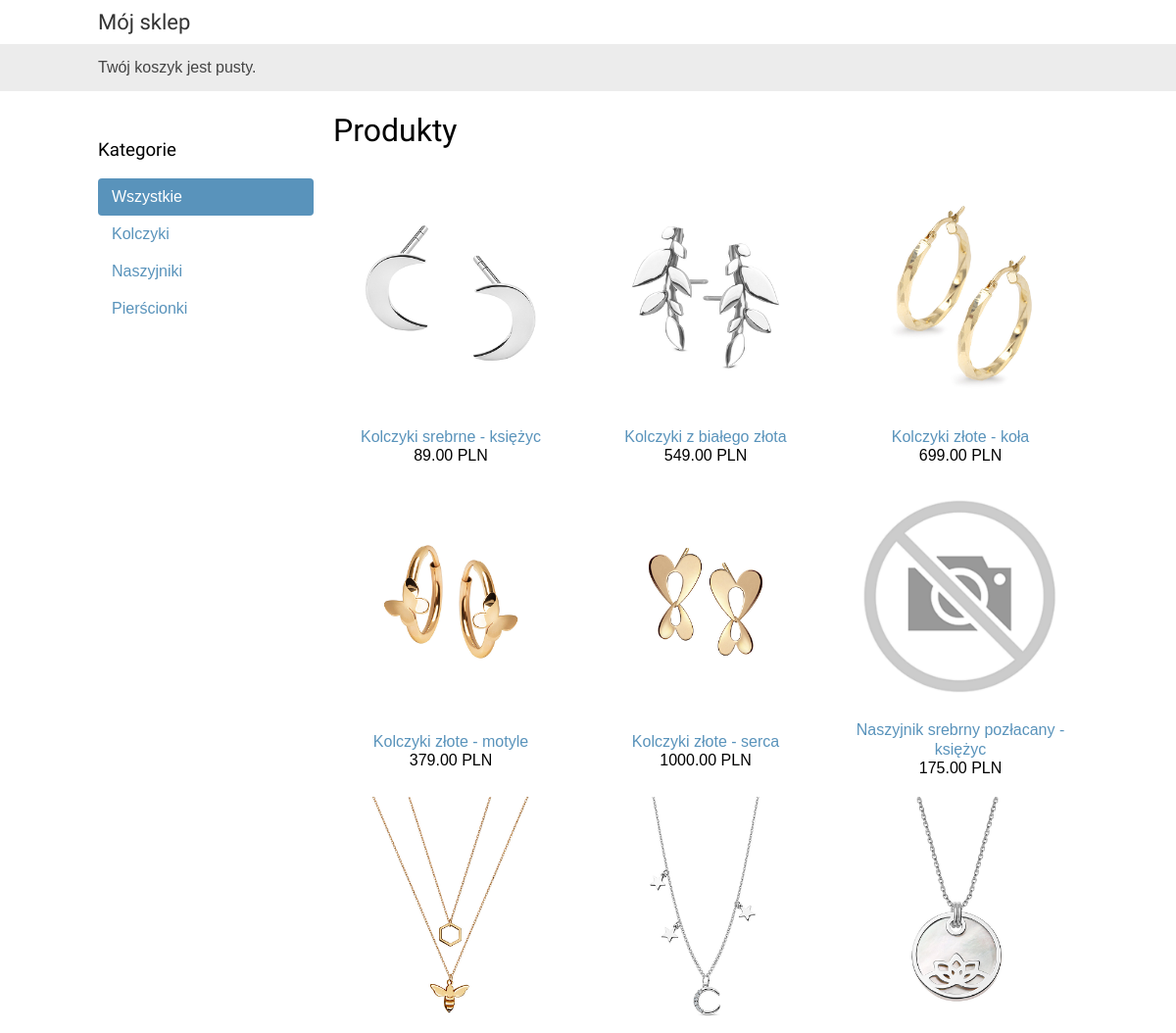
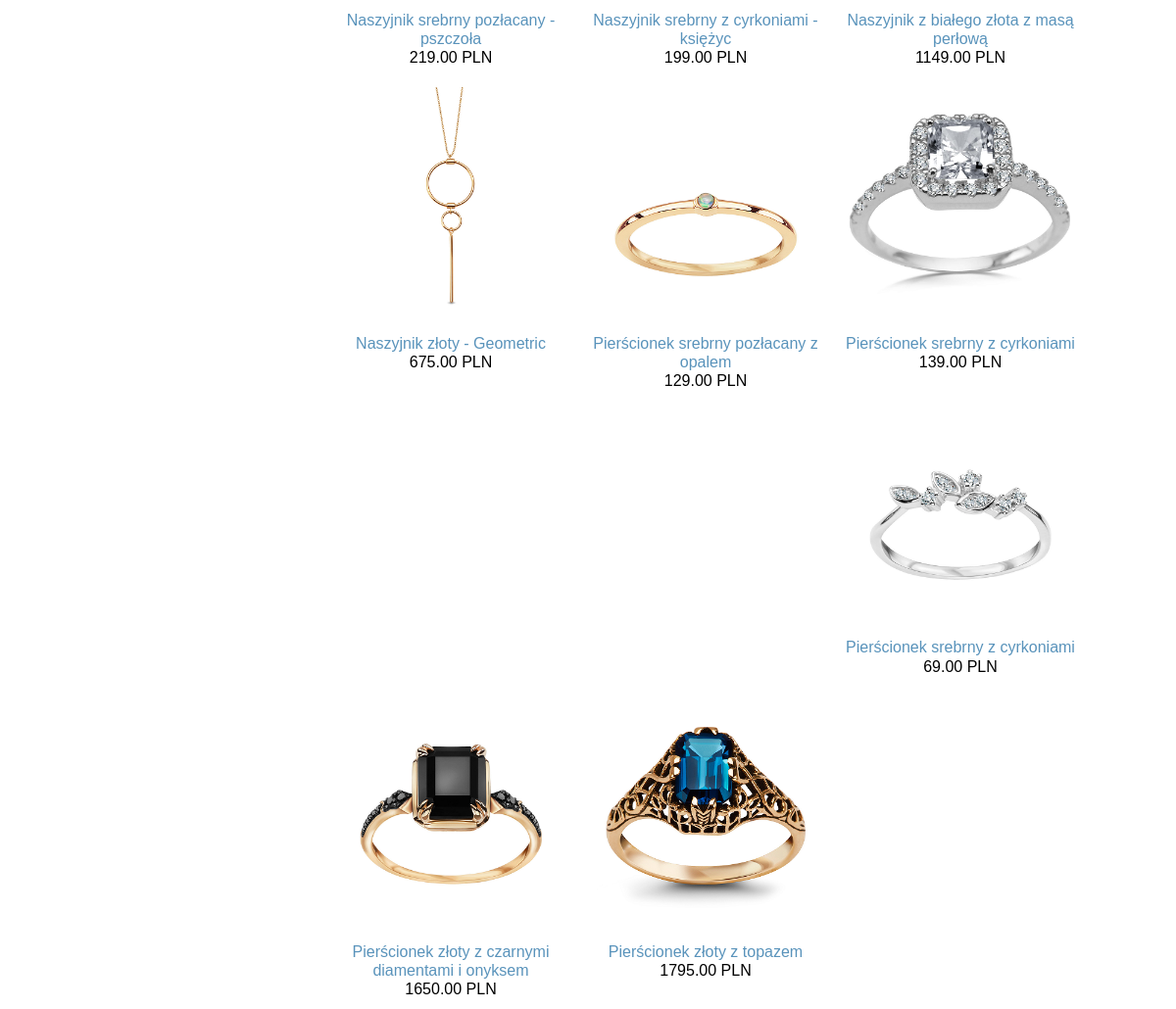
The page / on the database its author committed (2 pictures, top to bottom).
### sklep/models.py (models this page shows, shortened)
class Category(models.Model):
    name = models.CharField(max_length=200,
                            db_index=True)
    slug = models.SlugField(max_length=200,
                            db_index=True,
                            unique=True)
    class Meta:
        ordering = ('name',)
        verbose_name = 'category'
        verbose_name_plural = 'categories'
    def get_absolute_url(self):
        return reverse('sklep:product_list_by_category',
                       args=[self.slug])

class Product(models.Model):
    category = models.ForeignKey(Category,
                                 related_name='products',
                                 on_delete=models.CASCADE)
    name = models.CharField(max_length=200, db_index=True)
    slug = models.SlugField(max_length=200, db_index=True)
    image = models.ImageField(upload_to='products/%Y/%m/%d',
                              blank=True)
    description = models.TextField(blank=True)
    price = models.DecimalField(max_digits=10, decimal_places=2)
    available = models.BooleanField(default=True)
    created = models.DateTimeField(auto_now_add=True)
    updated = models.DateTimeField(auto_now=True)
    class Meta:
        ordering = ('name',)
        index_together = (('id', 'slug'),)
    def get_absolute_url(self):
        return reverse('sklep:product_detail',
                       args=[self.id, self.slug])

### sklep/views.py (the view)
# urls.py: path('', views.product_list, name='product_list'),
def product_list(request, category_slug=None):
    category = None
    categories = Category.objects.all()
    products = Product.objects.filter(available=True)
    if category_slug:
        category = get_object_or_404(Category, slug=category_slug)
        products = products.filter(category=category)
    return render(request,
                  'sklep/produkty/lista.html',
                  {'category': category,
                   'categories': categories,
                   'products': products})

### sklep/templates/sklep/produkty/lista.html (shortened to what this page needs)
{% extends "sklep/index.html" %}
{% load static %}
{% block content %}
  <div id="sidebar">
    <h3>Kategorie</h3>
    <ul>
      <li {% if not category %}class="selected"{% endif %}>
        <a href="{% url "sklep:product_list" %}">Wszystkie</a>
      </li>
      {% for c in categories %}
        <li {% if category.slug == c.slug %}class="selected"{% endif %}>
          <a href="{{ c.get_absolute_url }}">{{ c.name }}</a>
        </li>
      {% endfor %}
    </ul>
  </div>
  <div id="main" class="product-list">
    <h1>{% if category %}{{ category.name }}{% else %}Produkty{% endif %}</h1>
    {% for product in products %}
      <div class="item">
        <a href="{{ product.get_absolute_url }}">
          <img src="{% if product.image %}{{ product.image.url }}{% else %}{% static "obrazy/brak_zdjecia.png" %}{% endif %}">
        </a>
        <a href="{{ product.get_absolute_url }}">{{ product.name }}</a>
        <br>
        {{ product.price }} PLN
      </div>
    {% endfor %}
  </div>
{% endblock %}

### sklep/static/css/base.css (style rules this page uses)
body { margin:0; padding:0; font-family:helvetica, sans-serif; }
h1, h2, h3, h4, h5 , h6 { font-family: 'Ubuntu', sans-serif; font-weight:normal; }
a { text-decoration:none; color:#5993bb; }
#sidebar { width:220px; padding:30px 20px 0 0; float:left; }
#sidebar ul { margin:0; padding:0; }
#sidebar ul li { margin:0; list-style:none; padding:10px 14px; }
#sidebar ul li a { display:block; }
#sidebar ul li.selected { background:#5993bb; border-radius:4px; }
#sidebar ul li.selected a { color:#fff; }
#main { float:left; width: 96%; margin-right:-220px; overflow:hidden; }
.product-list .item { width:25%; padding:10px 20px 10px 0; float:left; text-align:center; line-height:1.2; }
.product-list .item img { width:100%; margin-bottom:8px; }

### rows shown on the page
Category: name "Kolczyki"
Category: name "Naszyjniki"
Category: name "Pierścionki"
Product: image (picture), name "Kolczyki srebrne - księżyc", price "89.00"
Product: image (picture), name "Kolczyki z białego złota", price "549.00"
Product: image (picture), name "Kolczyki złote - koła", price "699.00"
Product: image (picture), name "Kolczyki złote - motyle", price "379.00"
Product: image (picture), name "Kolczyki złote - serca", price "1000.00"
Product: name "Naszyjnik srebrny pozłacany - księżyc", price "175.00"
Product: image (picture), name "Naszyjnik srebrny pozłacany - pszczoła", price "219.00"
Product: image (picture), name "Naszyjnik srebrny z cyrkoniami - księżyc", price "199.00"
Product: image (picture), name "Naszyjnik z białego złota z masą perłową", price "1149.00"
Product: image (picture), name "Naszyjnik złoty - Geometric", price "675.00"
Product: image (picture), name "Pierścionek srebrny pozłacany z opalem", price "129.00"
Product: image (picture), name "Pierścionek srebrny z cyrkoniami", price "139.00"
Product: image (picture), name "Pierścionek srebrny z cyrkoniami", price "69.00"
Product: image (picture), name "Pierścionek złoty z czarnymi diamentami i onyksem", price "1650.00"
Product: image (picture), name "Pierścionek złoty z topazem", price "1795.00"
